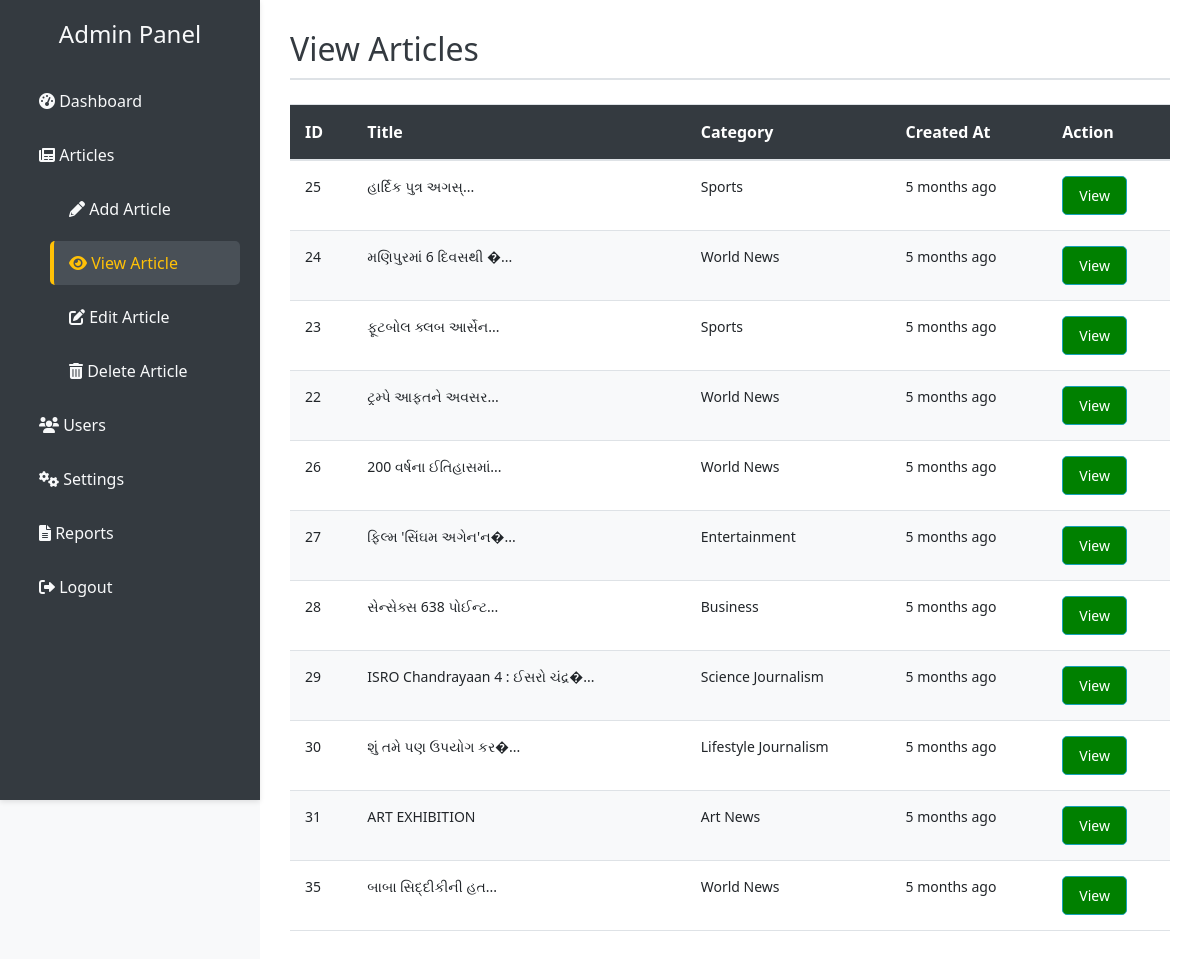
The app's page /Admin/article_view.php (signed in) with its own data.
### tables this page shows
CREATE TABLE IF NOT EXISTS `articles` (
  `id` int NOT NULL AUTO_INCREMENT,
  `title` varchar(255) NOT NULL,
  `content` text NOT NULL,
  `author_id` int NOT NULL,
  `created_at` timestamp NULL DEFAULT CURRENT_TIMESTAMP,
  `updated_at` timestamp NULL DEFAULT CURRENT_TIMESTAMP ON UPDATE CURRENT_TIMESTAMP,
  `media` text,
  `cover_image` varchar(255) DEFAULT NULL,
  `category` varchar(255) NOT NULL,
  `city` varchar(255) DEFAULT NULL,
  `views` int DEFAULT '0',
  PRIMARY KEY (`id`),
  KEY `fk_author_id` (`author_id`)
);

### Admin/article_view.php (the view, shortened to what this page needs)
<?php
require_once "config.php";
$sql = "SELECT * FROM articles";
$result = mysqli_query($link, $sql);
function timeAgo($datetime) {
    $now = new DateTime();
    $ago = new DateTime($datetime);
    $diff = $now->diff($ago);
    $diffSeconds = ($diff->y * 365 * 24 * 60 * 60) +
                   ($diff->m * 30 * 24 * 60 * 60) +
                   ($diff->d * 24 * 60 * 60) +
                   ($diff->h * 60 * 60) +
                   ($diff->i * 60) +
                   $diff->s;
    if ($diffSeconds < 60) {
        return $diffSeconds . ' second' . ($diffSeconds != 1 ? 's' : '') . ' ago';
    } elseif ($diffSeconds < 3600) {
        $minutes = floor($diffSeconds / 60);
        return $minutes . ' minute' . ($minutes != 1 ? 's' : '') . ' ago';
    } elseif ($diffSeconds < 86400) {
        $hours = floor($diffSeconds / 3600);
        return $hours . ' hour' . ($hours != 1 ? 's' : '') . ' ago';
    } elseif ($diffSeconds < 604800) {
        $days = floor($diffSeconds / 86400);
        return $days . ' day' . ($days != 1 ? 's' : '') . ' ago';
    } elseif ($diffSeconds < 2419200) {
        $weeks = floor($diffSeconds / 604800);
        return $weeks . ' week' . ($weeks != 1 ? 's' : '') . ' ago';
    } elseif ($diffSeconds < 29030400) {
        $months = floor($diffSeconds / 2419200);
        return $months . ' month' . ($months != 1 ? 's' : '') . ' ago';
    } else {
        $years = floor($diffSeconds / 29030400);
        return $years . ' year' . ($years != 1 ? 's' : '') . ' ago';
    }
}
?>
<!DOCTYPE html>
<html lang="en">
<head>
    <link rel="stylesheet" href="https://stackpath.bootstrapcdn.com/bootstrap/4.5.2/css/bootstrap.min.css">
    <link rel="stylesheet" href="https://cdnjs.cloudflare.com/ajax/libs/font-awesome/6.0.0-beta3/css/all.min.css">
    <link rel="stylesheet" href="dashboard.css">
    <link rel="stylesheet" href="article.css">
</head>
<body>
    <div class="sidebar">
        <h2>Admin Panel</h2>
        <ul>
            <li><a href="index.php"><i class="fas fa-tachometer-alt"></i> Dashboard</a></li>
            <li><a href="articles.php"><i class="fas fa-newspaper"></i> Articles</a></li>
            <li class="sub-item" style="margin-left: 30px;"><a href="add_article.php"><i class="fas fa-pencil-alt"></i> Add Article</a></li>
            <li class="sub-item" style="margin-left: 30px;"><a href="article_view.php" class="active"><i class="fas fa-eye"></i> View Article</a></li>
            <li class="sub-item" style="margin-left: 30px;"><a href="article_Edit.php"><i class="fas fa-edit"></i> Edit Article</a></li>
            <li class="sub-item" style="margin-left: 30px;"><a href="article_Delete.php"><i class="fas fa-trash-alt"></i> Delete Article</a></li>
            <li><a href="users.php"><i class="fas fa-users"></i> Users</a></li>
            <li><a href="settings.php"><i class="fas fa-cogs"></i> Settings</a></li>
            <li><a href="reports.php"><i class="fas fa-file-alt"></i> Reports</a></li>
            <li><a href="logout.php"><i class="fas fa-sign-out-alt"></i> Logout</a></li>
        </ul>
    </div>
    <div class="main-content">
        <header>
            <h1>View Articles</h1>
        </header>
        <div class="mt-4">
            <?php if (mysqli_num_rows($result) > 0): ?>
                <table class="table">
                    <thead>
                        <tr>
                            <th>ID</th>
                            <th>Title</th>
                            <th>Category</th>
                            <th>Created At</th>
                            <th>Action</th>
                        </tr>
                    </thead>
                    <tbody>
                        <?php while ($row = mysqli_fetch_assoc($result)): ?>
                            <tr>
                                <td><?php echo $row['id']; ?></td>
                                <td><?php $title = $row['title'];
                                        if (strlen($title) > 50) {
                                            $title = substr($title, 0, 50) . '...';
                                        }
                                        echo htmlspecialchars($title);
                                    ?>
                                </td>
                                <td><?php echo $row['category']; ?></td>
                                <td><?php echo timeAgo($row['created_at']); ?></td>
                                <td>
                                    <a href="view_article.php?id=<?php echo $row['id']; ?>" class="btn btn-info" style="color:white; background-color:green">View</a>
                                </td>
                            </tr>
                        <?php endwhile; ?>
                    </tbody>
                </table>
            <?php else: ?>
                <p>No articles found.</p>
            <?php endif; ?>
        </div>
    </div>
</body>
</html>

### Admin/dashboard.css (style rules this page uses)
body { margin: 0; font-family: 'Segoe UI', Tahoma, Geneva, Verdana, sans-serif; background-color: #e9ecef; color: #495057; transition: background-color 0.3s, color 0.3s; overflow-x: hidden; }
.sidebar { height: 100vh; width: 260px; position: fixed; top: 0; left: 0; background-color: #343a40; color: #f8f9fa; overflow-x: hidden; padding: 20px; box-shadow: 0 2px 5px rgba(0, 0, 0, 0.1); transition: width 0.3s; }
.sidebar h2 { font-size: 1.5em; text-align: center; margin-bottom: 30px; }
.sidebar ul { list-style-type: none; padding: 0; }
.sidebar ul li { margin: 10px 0; }
.sidebar ul li a { color: #f8f9fa; text-decoration: none; display: block; font-size: 16px; padding: 10px 15px; border-radius: 5px; transition: background-color 0.3s, color 0.3s, border 0.3s; border-left: 4px solid transparent; }
.sidebar ul li a.active { background-color: #495057; color: #ffc107; border-left: 4px solid #ffc107; }
.main-content { margin-left: 260px; padding: 30px; background-color: #f8f9fa; min-height: 100vh; transition: margin-left 0.3s; }

### Admin/article.css (style rules this page uses)
body { font-family: 'Segoe UI', Tahoma, Geneva, Verdana, sans-serif; background-color: #f8f9fa; color: #495057; margin: 0; }
.main-content { margin-left: 260px; padding: 30px; background-color: #ffffff; min-height: 100vh; transition: margin-left 0.3s ease; }
header { display: flex; justify-content: space-between; align-items: center; margin-bottom: 20px; padding-bottom: 10px; border-bottom: 2px solid #dee2e6; background-color: #ffffff; }
header h1 { margin: 0; font-size: 2em; color: #343a40; }
.table { width: 100%; border-collapse: collapse; background-color: #ffffff; }
.table th, .table td { padding: 15px; text-align: left; border-bottom: 1px solid #dee2e6; }
.table th { background-color: #343a40; color: #ffffff; font-size: 16px; }
.table td { background-color: #ffffff; font-size: 14px; }
.table tr:nth-child(even) td { background-color: #f8f9fa; }
.table a { color: #007bff; text-decoration: none; }
.btn { border-radius: 5px; padding: 8px 16px; font-size: 14px; transition: background-color 0.3s, color 0.3s, border-color 0.3s; }
.btn-info { background-color: #17a2b8; border-color: #17a2b8; color: #ffffff; }
.table, header { animation: fadeIn 0.5s ease-in; }

### records on screen
articles: id "25", title "હાર્દિક પુત્ર અગસ્...", category "Sports", created_at "5 months ago"
articles: id "24", title "મણિપુરમાં 6 દિવસથી �...", category "World News", created_at "5 months ago"
articles: id "23", title "ફૂટબોલ ક્લબ આર્સેન...", category "Sports", created_at "5 months ago"
articles: id "22", title "ટ્રમ્પે આફતને અવસર...", category "World News", created_at "5 months ago"
articles: id "26", title "200 વર્ષના ઈતિહાસમાં...", category "World News", created_at "5 months ago"
articles: id "27", title "ફિલ્મ 'સિંઘમ અગેન'ન�...", category "Entertainment", created_at "5 months ago"
articles: id "28", title "સેન્સેક્સ 638 પોઈન્ટ...", category "Business", created_at "5 months ago"
articles: id "29", title "ISRO Chandrayaan 4 : ઈસરો ચંદ્ર�...", category "Science Journalism", created_at "5 months ago"
articles: id "30", title "શું તમે પણ ઉપયોગ કર�...", category "Lifestyle Journalism", created_at "5 months ago"
articles: id "31", title "ART EXHIBITION", category "Art News", created_at "5 months ago"
articles: id "35", title "બાબા સિદ્દીકીની હત...", category "World News", created_at "5 months ago"
